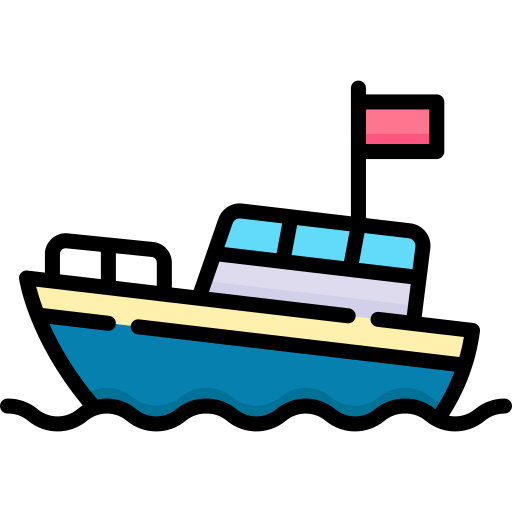
#> input picture Missionary_and_Cannibal/boat.png, 512 x 512 px
$ python standalone_game.py
#> lines starting #> are read from the running program, lines starting #| are printed output that depends on the picture
"""
Missionaries and Cannibals Game - Standalone Matplotlib GUI
This script runs the classic river crossing puzzle using Matplotlib's native UI widgets.
The goal is to move all 3 missionaries and 3 cannibals across the river without the
cannibals ever outnumbering the missionaries on either side.
"""

import matplotlib.pyplot as plt
import matplotlib.image as mpimg
from matplotlib.offsetbox import OffsetImage, AnnotationBbox
import time
from collections import deque
import matplotlib.widgets as widgets

# -------------------------------------------------------------------------
# Load Image Assets
# -------------------------------------------------------------------------
boat_img = mpimg.imread("boat.png")
#> boat_img is the input picture: shape (512, 512, 4) float32; mean R, G, B, A 0.0715, 0.112, 0.123, 0.323
human_img = mpimg.imread("human.png")
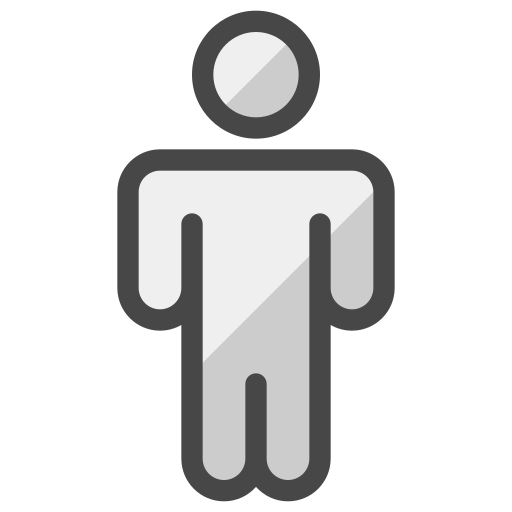
#> input picture Missionary_and_Cannibal/human.png, 512 x 512 px
#> human_img is the input picture: shape (512, 512, 4) float32; mean R, G, B, A 0.204, 0.204, 0.204, 0.328
zombie_img = mpimg.imread("zombie.png")
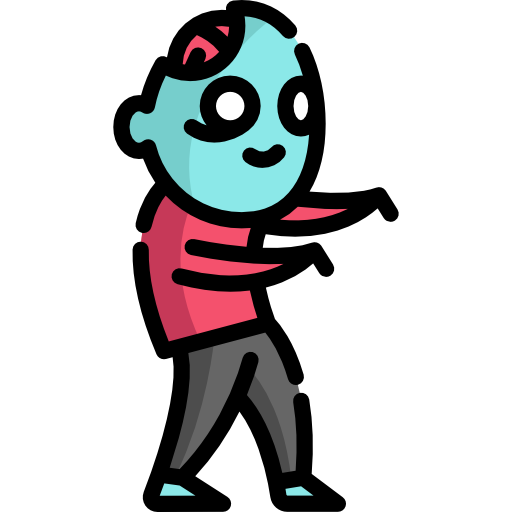
#> input picture Missionary_and_Cannibal/zombie.png, 512 x 512 px
#> zombie_img is the input picture: shape (512, 512, 4) float32; mean R, G, B, A 0.776, 0.776, 0.78, 0.301

# -------------------------------------------------------------------------
# Global Game State Variables
# -------------------------------------------------------------------------
boat_x = 6.5                  # Horizontal position of the boat (6.5 is Right, 3.5 is Left)
missionary_on_right = 3       # Number of missionaries on the starting (Right) side
cannibals_on_right = 3        # Number of cannibals on the starting (Right) side
missionary_on_left = 0        # Number of missionaries on the destination (Left) side
cannibals_on_left = 0         # Number of cannibals on the destination (Left) side
step = 0                      # Counter for the total number of moves made

# -------------------------------------------------------------------------
# Setup Matplotlib Figure and Axes
# -------------------------------------------------------------------------
fig = plt.figure(figsize=(10, 6))
# Create the main axes for the game scene, leaving room at the bottom for buttons
ax = plt.axes([0.05, 0.25, 0.9, 0.7])

def add_image(ax, img, x, y, zoom=0.08):
    """Helper function to draw an image at a specific (x, y) coordinate."""
    imagebox = OffsetImage(img, zoom=zoom)
    ab = AnnotationBbox(imagebox, (x, y), frameon=False)
    ax.add_artist(ab)

def draw_scene():
    """Clears the current axes and redraws the river, land, boat, and characters based on the state."""
    ax.clear()

    # Draw River (Blue rectangle in the middle)
    ax.add_patch(plt.Rectangle((0, 0), 10, 2, color='lightblue'))

    # Draw Land (Green rectangles on left and right)
    ax.add_patch(plt.Rectangle((0, 0), 3, 2, color='lightgreen'))
    ax.add_patch(plt.Rectangle((7, 0), 3, 2, color='lightgreen'))

    # Draw Boat at its current boat_x position
    imagebox = OffsetImage(boat_img, zoom=0.15)
    ab = AnnotationBbox(imagebox, (boat_x, 1.0), frameon=False)
    ax.add_artist(ab)

    # Draw characters on the LEFT SIDE
    for i in range(missionary_on_left):
        add_image(ax, human_img, 0.7, 1.6 - i * 0.3)
    for i in range(cannibals_on_left):
        add_image(ax, zombie_img, 1.7, 1.6 - i * 0.3)

    # Draw characters on the RIGHT SIDE
    for i in range(missionary_on_right):
        add_image(ax, human_img, 8.3, 1.6 - i * 0.3)
    for i in range(cannibals_on_right):
        add_image(ax, zombie_img, 7.3, 1.6 - i * 0.3)

    # Configure axes limits to fit the drawing
    ax.set_xlim(0, 10)
    ax.set_ylim(0, 2)
    ax.axis('off') # Hide axes ticks and borders

    # Update the title with the current status
    boat_pos = 'Left' if boat_x < 5 else 'Right'
    ax.set_title(f"Boat position: {boat_pos} | Step {step}", fontsize=14)

    # Notify Matplotlib that the drawing has updated
    fig.canvas.draw_idle()

# [171 lines left out: functions animate_boat, play_move, is_valid_state, bfs_solve, solve_game, reset_game, not called in this run]

# -------------------------------------------------------------------------
# UI Creation: Generating Interactive Buttons
# -------------------------------------------------------------------------
btn_axes = []
buttons_refs = []
# Dictionary defining the button label mapped to its (missionaries, cannibals) value
moves_dict = {"1M": (1,0), "2M": (2,0), "1C": (0,1), "2C": (0,2), "1M1C": (1,1)}

def make_click_handler(m, c):
    """Factory function to generate a specific callback for each move button."""
    def handler(event):
        play_move(m, c)
    return handler

# Create axes and button widgets for each available move
x_offset = 0.05
for label, (m, c) in moves_dict.items():
    ax_btn = plt.axes([x_offset, 0.05, 0.1, 0.07]) # [left, bottom, width, height]
    btn = widgets.Button(ax_btn, label)
    btn.on_clicked(make_click_handler(m, c))
    btn_axes.append(ax_btn)
    buttons_refs.append(btn) # Keep reference to prevent python garbage collection
    x_offset += 0.12

# Create Reset Button
ax_reset = plt.axes([x_offset, 0.05, 0.1, 0.07])
btn_reset = widgets.Button(ax_reset, 'Reset')
btn_reset.on_clicked(reset_game)
buttons_refs.append(btn_reset)

# Create Auto Solve Button
ax_auto = plt.axes([x_offset + 0.12, 0.05, 0.15, 0.07])
btn_auto = widgets.Button(ax_auto, 'Auto Solve')
btn_auto.on_clicked(solve_game)
buttons_refs.append(btn_auto)

# Set the window title frame
fig.canvas.manager.set_window_title('Missionary and Cannibal Game')

# Initial drawing of the scene before showing the window
draw_scene()
# Start the blocking Matplotlib event loop
plt.show()
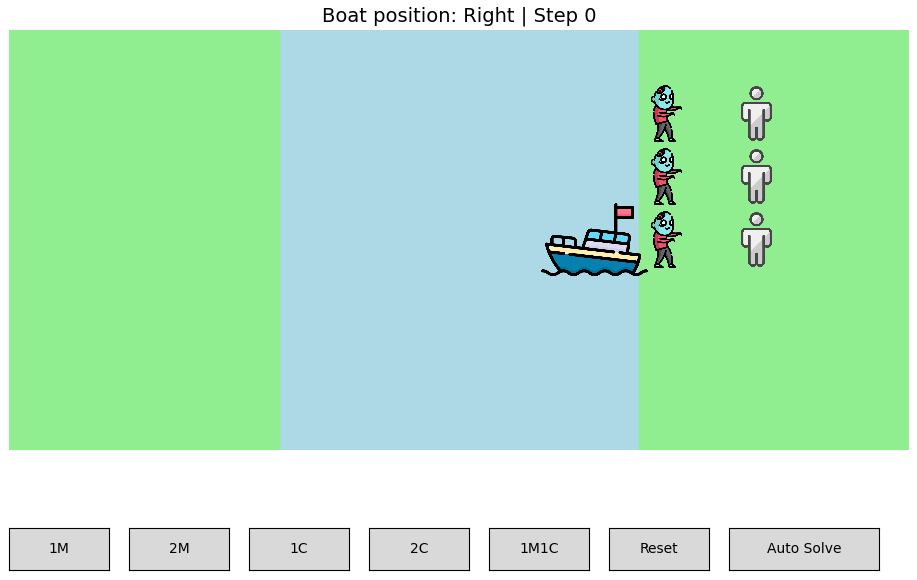
#> figure drawn by matplotlib, 1 panel
